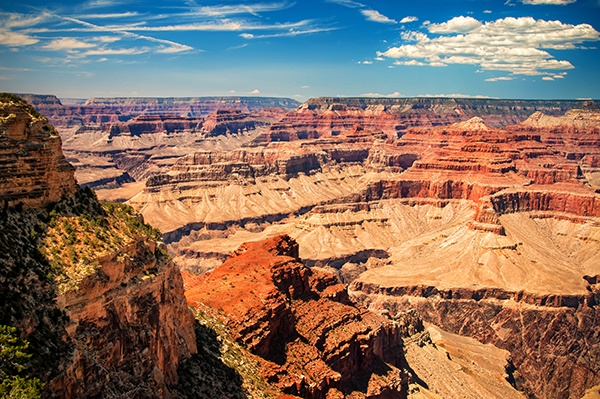
#> input picture Part_12_masking/new.jpg, 600 x 399 px
$ python masking.py
#> lines starting #> are read from the running program, lines starting #| are printed output that depends on the picture; after the words box and inside, x2 and y2 are one past the last pixel; in counts of white or black regions, pixels touching at a corner belong together
import numpy as np
import cv2

#read image
img = cv2.imread("./new.jpg")
#> img is the input picture: shape (399, 600, 3); mean B, G, R 97.6, 113.2, 138.3
cv2.imshow("img",img)

h,w = img.shape[:2]
#> h = 399; w = 600

mask = np.zeros([h,w],dtype="uint8")
cv2.rectangle(mask,(0,90),(290,450),255,-1)
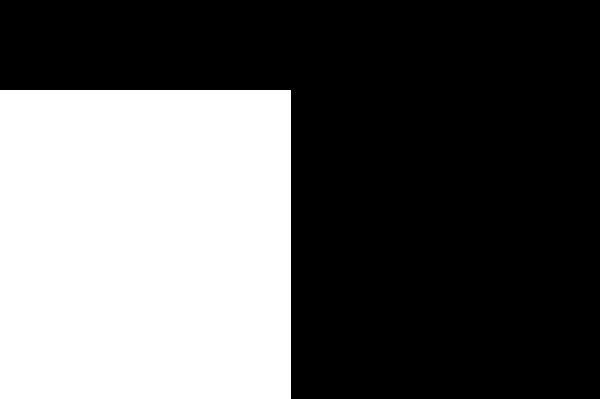
#> mask: shape (399, 600); 37.6% white; 1 white region, box (x1, y1, x2, y2) and area: (0, 90, 291, 399) 89919
cv2.imshow("masking",mask)


masked = cv2.bitwise_and(img,img,mask=mask)
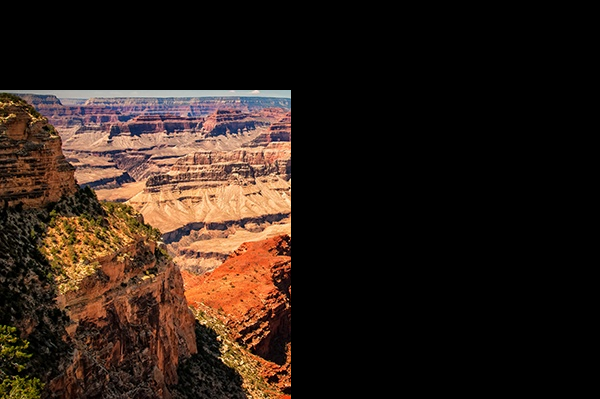
#> masked: shape (399, 600, 3); mean B, G, R 23.3, 31.7, 46.1
cv2.imshow("masking image 1",masked)

mask2= np.zeros([h,w],dtype="uint8")
cv2.circle(mask2,(140,200),100,255,-1)
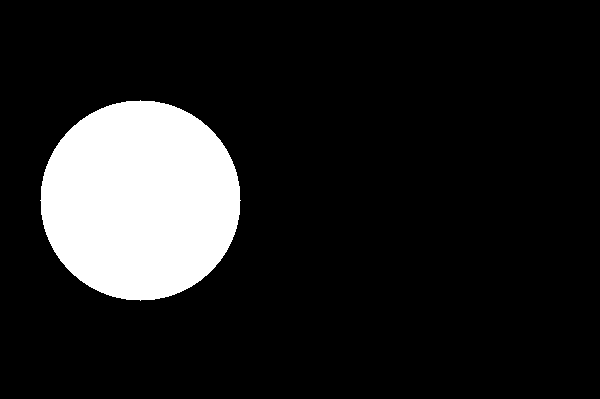
#> mask2: shape (399, 600); 13.1% white; 1 white region, box (x1, y1, x2, y2) and area: (40, 100, 241, 301) 31417
cv2.imshow("circle mask",mask2)

masked2 = cv2.bitwise_and(img,img,mask=mask2)
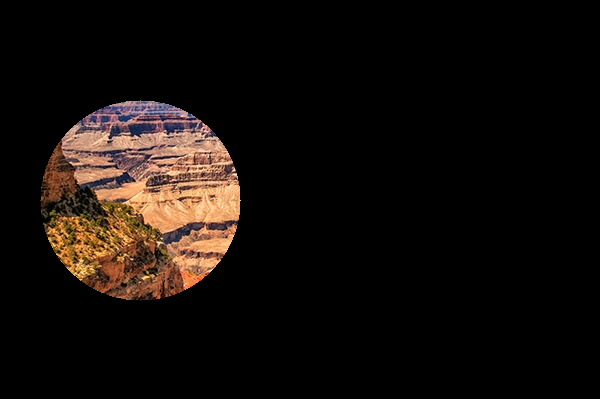
#> masked2: shape (399, 600, 3); mean B, G, R 10.5, 14.1, 20.1
cv2.imshow("masked2",masked2)
k = cv2.waitKey(0) & 0xFF
#> (key Esc is pressed here)

#pres ESC to exit
if k==27:
    cv2.destroyAllWindows()

#press 's' to save and exit
elif k == ord("s"):
    cv2.imwrite("masked rectangle.jpg",masked)
    cv2.imwrite("masked circle.jpg",masked2)

    cv2.destroyAllWindows()
